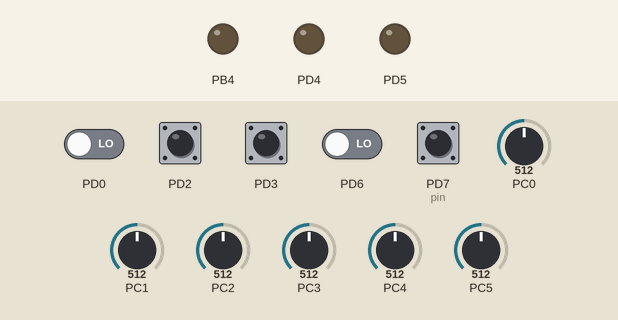
This program was run on a simulated ATmega328P, built with avr-gcc and emulated at 16 MHz. On the bench: output pins drawn as LEDs (lit = HIGH). Dashed ring = blinking. The inputs (shaded band) are chosen by the test bench; at power-on: PD2, PD3, PD7 (pin) HIGH, PD0, PD6 LOW, PC5 = 512, PC0 = 512, PC1 = 512, PC2 = 512, PC3 = 512, PC4 = 512. What the program prints to the serial monitor is not drawn.

Above: at 1.2 s.
1.3 s: PD2 pulled LOW for 0.15 s
At 1.7 s:
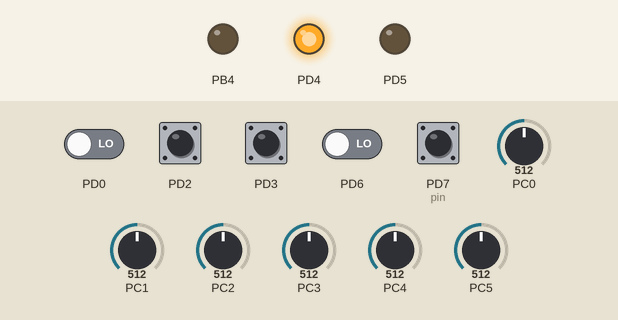
4.4 s: PC5 set to 801
7.4 s: PC5 set to 828
At 7.96 s:
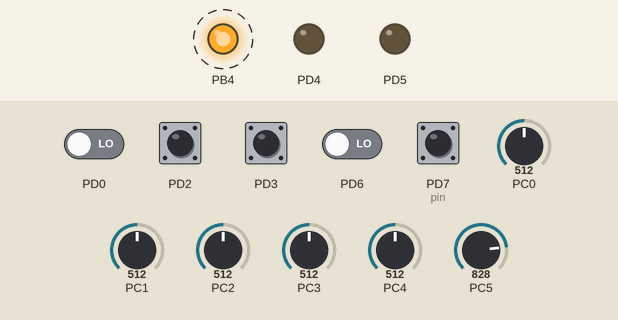
At 9.7 s:
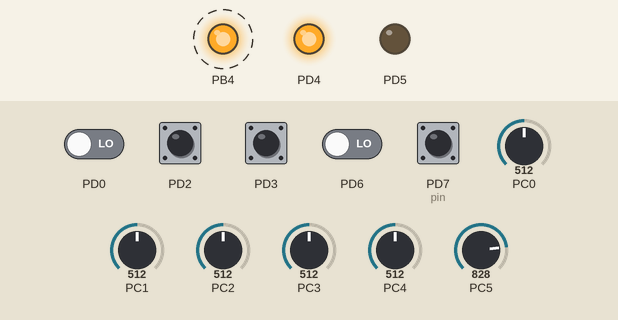
10.4 s: PD7 (pin) pulled LOW for 0.15 s
13.4 s: PD7 (pin) pulled LOW for 1 s
Timing chart, 0 to 18.4 s (numbered marks = the images above; inputs shaded):
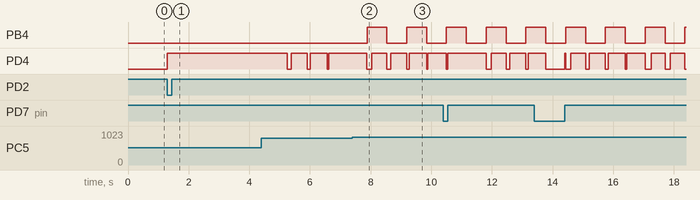

The program:

main.c
```c
#ifndef F_CPU
#define F_CPU 16000000UL
#endif

#include <avr/interrupt.h>
#include "divaces/tools.h"
#include "divaces/button.h"
#include "divaces/timers.h"
#include "divaces/servo_motor.h"
#include "divaces/DC_motor.h"
#include "divaces/USART_terminal.h"
#include "divaces/ADC_manager.h"
#include "divaces/led.h"

/* Auto-Watering (AW) units */
uint16_t AW_tankLevel = 10;
void AW_PrintTankSate();

/* Support functions */
void InitConfigs();
void TIM2_Handler();

/* Divaces in AW system */
ButtonConfigs buttonStartPomp;
ButtonConfigs buttonCloseCran;
ButtonConfigs buttonOpenCran;
ServoMotorConfigs servoMotor;
DC_MotorConfigs DC_motor;
LedConfigs troubleLed;

int main(void)
{
	/* Initialization of divaces */
	InitConfigs();
	DC_MotorInit(&DC_motor);
	USART_Init();
	ADC_Init();
	ServoMotorInit(&servoMotor);
	TIM1_Init();
	TIM2_Init();
	ButtonInit(&buttonStartPomp);
	ButtonInit(&buttonCloseCran);
	ButtonInit(&buttonOpenCran);
	sei();

	while(1) {
		/* TIM2-depended routines processing */
		if(TIM2_extraFlag) {
			TIM2_Handler();
			TIM2_extraFlag = 0;
		}

		/* Button-depended routines processing */
		if(ButtonIsPressed(&buttonStartPomp))  {
			USART_serialWriteStr("WARNING: Pomp is connected. \n\r");
			DC_MotorStart(&DC_motor);
			SN_StreamExtraFlag = 1;
			ButtonsDisable();
		} else if(ButtonIsPressed(&buttonCloseCran))  {
			USART_serialWriteStr("WARNING: Main crane is close. \n\r");	// <--
			ServoMotorRotateTo(&servoMotor, SERVO_MOTOR_CLOSE_STATE);
			ButtonsDisable();
		} else if(ButtonIsPressed(&buttonOpenCran))  {
			USART_serialWriteStr("WARNING: Main crane is open. \n\r");
			ServoMotorRotateTo(&servoMotor, SERVO_MOTOR_OPEN_STATE);
			ButtonsDisable();
		}
	}
}

void TIM2_Handler() {
	AW_PrintTankSate();

	/* Stream sensor delay calculation */
	if( SN_StreamExtraFlag &&
	++SN_StreamExtraTime >= SN_STREAM_INIT_TIME) {
		SN_StreamExtraFlag = 0;
		SN_StreamExtraTime = 0;
	}

	LedToggle(&troubleLed);

	/* Pressure sensor processing */
	if( DC_MotorIsWorking(&DC_motor) ) {
		if(!SN_PRESSURE_STATE) {
			DC_MotorStop(&DC_motor);
			USART_serialWriteStr("CRASH: Pomp stopped. ");
			LedEnable(&troubleLed);
			if(SN_PRESSURE_VAL > SN_PRESSURE_CRITICAL_HIGH_VAL) {
				USART_serialWriteStr("Big pression! \n\r");
			} else {
				USART_serialWriteStr("Pression sensor isn't working!! \n\r");
			}
		}
	}

	/* Water level sensor processing */
	SN_WATER_LVL_VAL = AW_tankLevel * 50; //here water lvl signal simulation
	if( DC_MotorIsWorking(&DC_motor) || servoMotor.state == SERVO_MOTOR_OPEN_STATE ) {
		if(!SN_WATER_LVL_STATE) {
			if(DC_MotorIsWorking(&DC_motor) && SN_WATER_LVL_VAL > SN_WATER_LVL_CRITICAL_HIGH_VAL) {
				DC_MotorStop(&DC_motor);
				USART_serialWriteStr("WARNINGG: Tank is full. Pomp is off. \n\r");
			} else if(SN_WATER_LVL_VAL < SN_WATER_LVL_CRITICAL_HIGH_VAL) {
				DC_MotorStart(&DC_motor);
				ServoMotorRotateTo(&servoMotor, SERVO_MOTOR_CLOSE_STATE);
				USART_serialWriteStr("WARNING: Tank is empty. Main crane is close, pomp is on. \n\r");	 // <--
			}
		}
	}

	/* Stream sensor processing */
	if( DC_MotorIsWorking(&DC_motor) ) {
		if(!SN_STREAM_STATE && !SN_StreamExtraFlag) {
			DC_MotorStop(&DC_motor);
			USART_serialWriteStr("CRASH: Pomp stopped. ");
			LedEnable(&troubleLed);
			if(SN_STREAM_VAL > SN_STREAM_CRITICAL_HIGH_VAL) {
				USART_serialWriteStr("Stream too high! \n\r");
			} else {
				USART_serialWriteStr("Stream is missing! \n\r");	 // <--
			}
		}
	}

	/* Tank level modification (in simulation) */
	if( DC_MotorIsWorking(&DC_motor) ) {
		AW_tankLevel+=2;
	}
	if(servoMotor.state == SERVO_MOTOR_OPEN_STATE) {
		AW_tankLevel-=1;
	}
}

/* Tank state printing */
void AW_PrintTankSate() {
	USART_serialWriteStr("INFO: TANK LEVEL - ");
	USART_serialWriteNmr(AW_tankLevel);
	USART_serialWriteStr("\n\r");
}

/* Initialization of PINs of divaces */
void InitConfigs() {
	buttonStartPomp.port = &PORTD;
	buttonStartPomp.pcmsk = &PCMSK2;
	buttonStartPomp.pin = PORTD7;
	buttonStartPomp.pcie = PCIE2;
	buttonStartPomp.pressed = 0;

	buttonCloseCran.port = &PORTD;
	buttonCloseCran.pcmsk = &PCMSK2;
	buttonCloseCran.pin = PORTD3;
	buttonCloseCran.pcie = PCIE2;
	buttonCloseCran.pressed = 0;

	buttonOpenCran.port = &PORTD;
	buttonOpenCran.pcmsk = &PCMSK2;
	buttonOpenCran.pin = PORTD2;
	buttonOpenCran.pcie = PCIE2;
	buttonOpenCran.pressed = 0;

	servoMotor.ddr = &DDRD;
	servoMotor.port = &PORTD;
	servoMotor.pin = PORTD5;

	DC_motor.ddr = &DDRD;
	DC_motor.port = &PORTD;
	DC_motor.pin = PORTD4;

	troubleLed.ddr = &DDRB;
	troubleLed.port = &PORTB;
	troubleLed.pin = PORTB4;
}

/* TIM1 interrupt for against contact bounce of buttons*/
ISR(TIMER1_COMPA_vect) {
	if( ++TIM1_extraTime >= TIM1_EXTRA_DELAY ) {
		ButtonsEnable();
		TIM1_extraTime = 0;
	}
}

/* TIM2 interrupt code pricessing every 0.5 sec*/
ISR(TIMER2_COMPA_vect) {
	if( ++TIM2_extraTime >= TIM2_EXTRA_DELAY ) {
		TIM2_extraTime = 0;
		TIM2_extraFlag = 1;
	}
}

/* ADC interrupt for ADC pin values collection*/
ISR(ADC_vect) {
	ADC_values[ADC_input_index] = ADC;
	if( ++ADC_input_index >= ADC_COUNT ) {
		ADC_input_index = 0;
	}
	ADMUX = (1 << REFS0) | ADC_input_index;
	ADC_StartConversion();
}

/* USART interrupt for messages sending to terminal */
ISR(USART_TX_vect) {
	USART_InterruptHundler();
}

/* PCINT2 interrupt for button pressing handling */
ISR(PCINT2_vect) {
	if(!ButtonsEnablingState)
	return;
	if(PIND & SH(buttonStartPomp.pin) ) {
		ButtonPress(&buttonStartPomp);
		return;
	} else {
		ButtonUnPress(&buttonStartPomp);
	}
	if(PIND & SH(buttonCloseCran.pin) ) {
		ButtonPress(&buttonCloseCran);
		return;
	} else {
		ButtonUnPress(&buttonCloseCran);
	}
	if(PIND &SH(buttonOpenCran.pin) ) {
		ButtonPress(&buttonOpenCran);
		return;
	} else {
		ButtonUnPress(&buttonOpenCran);
	}
}
```

ADC_manager.c
```c
/*
 * ADC_manager.c
 *
 * Created: 10.06.2020 21:33:11
 *  Author: ar725
 */

#include "ADC_manager.h"

void ADC_Init() {
	ADMUX = (1 << REFS0) | (1 << MUX0) | (1 << MUX2);
	ADCSRA = (1 << ADEN) | (1 << ADIE) | (1 << ADPS0) | (1 << ADPS1) | (1 << ADPS2);
	DIDR0 = (1 << ADC5D);
	ADC_StartConversion();
}

void ADC_StartConversion() {
	ADCSRA |= (1 << ADSC);
}
```

ADC_manager.h
```c
/*
 * ADC_manager.h
 *
 * Created: 10.06.2020 21:33:30
 *  Author: ar725
 */
#ifndef ADC_MANAGER_H_
#define ADC_MANAGER_H_

#include "tools.h"

#define ADC_COUNT 6
#define INIT_VAL 512

static uint16_t ADC_values[ADC_COUNT] = {INIT_VAL, INIT_VAL, INIT_VAL, INIT_VAL, INIT_VAL, INIT_VAL};
static uint8_t ADC_input_index = 0;

#define SN_TEMPERATURE_VAL ADC_values[2]
#define SN_TEMPERATURE_CRITICAL_HIGH_VAL 700
#define SN_TEMPERATURE_CRITICAL_LOW_VAL 200
#define SN_TEMPERATURE_STATE ((SN_TEMPERATURE_VAL > SN_TEMPERATURE_CRITICAL_LOW_VAL) && (SN_TEMPERATURE_VAL < SN_TEMPERATURE_CRITICAL_HIGH_VAL) )

#define SN_STREAM_VAL ADC_values[3]
#define SN_STREAM_CRITICAL_HIGH_VAL 900
#define SN_STREAM_CRITICAL_LOW_VAL 300
#define SN_STREAM_STATE ((SN_STREAM_VAL > SN_STREAM_CRITICAL_LOW_VAL) && (SN_STREAM_VAL < SN_STREAM_CRITICAL_HIGH_VAL) )
#define SN_STREAM_INIT_TIME 5
static uint8_t SN_StreamExtraTime = 0;
static uint8_t SN_StreamExtraFlag = 0;

#define SN_WATER_LVL_VAL ADC_values[4]
#define SN_WATER_LVL_CRITICAL_HIGH_VAL 1000
#define SN_WATER_LVL_CRITICAL_LOW_VAL 50
#define SN_WATER_LVL_STATE ((SN_WATER_LVL_VAL > SN_WATER_LVL_CRITICAL_LOW_VAL) && (SN_WATER_LVL_VAL < SN_WATER_LVL_CRITICAL_HIGH_VAL) )

#define SN_PRESSURE_VAL ADC_values[5]
#define SN_PRESSURE_CRITICAL_HIGH_VAL 819
#define SN_PRESSURE_CRITICAL_LOW_VAL 10
#define SN_PRESSURE_STATE ((SN_PRESSURE_VAL > SN_PRESSURE_CRITICAL_LOW_VAL) && (SN_PRESSURE_VAL < SN_PRESSURE_CRITICAL_HIGH_VAL) )


void ADC_Init();
void ADC_StartConversion();


#endif /* ADC_MANAGER_H_ */
```

CFile1.c
```c
/*
 * CFile1.c
 *
 * Created: 10.06.2020 12:51:06
 *  Author: ar725
 */
```

DC_motor.c
```c
/*
 * DC_motor.c
 *
 * Created: 09.06.2020 20:38:00
 *  Author: ar725
 */

#include "DC_motor.h"

void DC_MotorInit(DC_MotorConfigs *configs) {
	SB(*configs->ddr, configs->pin);
}

void DC_MotorStart(DC_MotorConfigs *configs) {
	SB(*configs->port, configs->pin);
}

void DC_MotorStop(DC_MotorConfigs *configs) {
	CB(*configs->port, configs->pin);
}

uint8_t DC_MotorIsWorking(DC_MotorConfigs *configs) {
	return *configs->port & SH(configs->pin);
}
```

DC_motor.h
```c
/*
 * DC_motor.h
 *
 * Created: 09.06.2020 20:37:35
 *  Author: ar725
 */


#ifndef DC_MOTOR_H_
#define DC_MOTOR_H_

#include "tools.h"

typedef struct DC_MotorConfigs {
	volatile uint8_t *ddr;
	volatile uint8_t *port;
	uint8_t pin;
} DC_MotorConfigs;

void DC_MotorInit(DC_MotorConfigs *configs);
void DC_MotorStart(DC_MotorConfigs *configs);
void DC_MotorStop(DC_MotorConfigs *configs);
uint8_t DC_MotorIsWorking(DC_MotorConfigs *configs);


#endif /* DC_MOTOR_H_ */
```

USART_terminal.c
```c
/*
 * USART_terminal.c
 *
 * Created: 09.06.2020 20:43:36
 *  Author: ar725
 */
#include "USART_terminal.h"

void USART_Init() {
	UBRR0H = (USART_BRC >> 8);
	UBRR0L = USART_BRC;

	SB(UCSR0B, TXEN0);
	SB(UCSR0B, TXCIE0);

	SB(UCSR0C, UCSZ00);
	SB(UCSR0C, UCSZ01);
}

void USART_appendSerial(char c) {
	USART_serialBuffer[USART_serialWritePos] = c;
	USART_serialWritePos++;
	if(USART_serialWritePos >= USART_TX_BUFFER_SIZE - 1) {
		USART_serialWritePos = 0;
	}
}

void USART_serialWriteStr(char *c) {
	for(uint8_t i=0; i<strlen(c); i++) {
		USART_appendSerial(c[i]);
	}
	if(UCSR0A & SH(UDRE0)) {
		UDR0 = 0;
	}
}

void  USART_serialWriteNmr(int a) {
	char str[10];
	sprintf(str, "%d", a);
	USART_serialWriteStr(str);
}


void USART_InterruptHundler() {
	if(USART_serialWritePos != USART_serialReadPos) {
		UDR0 = USART_serialBuffer[USART_serialReadPos];
		USART_serialReadPos++;
		if(USART_serialReadPos >= USART_TX_BUFFER_SIZE - 1) {
			USART_serialReadPos = 0;
		}
	}
}
```

USART_terminal.h
```c
/*
 * USART_terminal.h
 *
 * Created: 09.06.2020 20:43:54
 *  Author: ar725
 */


#ifndef USART_TERMINAL_H_
#define USART_TERMINAL_H_

#ifndef F_CPU
#define F_CPU 16000000UL
#endif

#include "tools.h"
#include <string.h>
#include <stdio.h>

#define USRAT_BUAD 9600
#define USART_BRC ((F_CPU/16/USRAT_BUAD) - 1)
#define USART_TX_BUFFER_SIZE 128

static uint8_t USART_serialBuffer[128];
static uint8_t USART_serialReadPos = 0;
static uint8_t USART_serialWritePos = 0;

void USART_Init();

void USART_serialWriteStr(char *c);
void USART_serialWriteNmr(int a);

void USART_InterruptHundler();


#endif /* USART_TERMINAL_H_ */
```

button.c
```c
/*
 * button.c
 *
 * Created: 09.06.2020 20:44:50
 *  Author: ar725
 */
#include "button.h"

void ButtonInit(ButtonConfigs *configs) {
	SB(*configs->port, configs->pin);
	SB(*configs->pcmsk, configs->pin);
	SB(PCICR, configs->pcie);
}

void ButtonPress(ButtonConfigs *configs) {
	if(ButtonsEnablingState) {
		configs->pressed = 1;
	}
}

uint8_t ButtonIsPressed(ButtonConfigs *configs) {
	return configs->pressed && ButtonsEnablingState;
}

void ButtonUnPress(ButtonConfigs *configs) {
	configs->pressed = 0;
}


void ButtonsEnable() {
	TIM1_Stop();
	ButtonsEnablingState = 1;
}
void ButtonsDisable() {
	TIM1_Start();
	ButtonsEnablingState = 0;
}
```

button.h
```c
/*
 * button.h
 *
 * Created: 09.06.2020 20:45:05
 *  Author: ar725
 */


#ifndef BUTTON_H_
#define BUTTON_H_

#include "tools.h"
#include "timers.h"

static volatile uint8_t ButtonsEnablingState = 1;

typedef struct ButtonConfigs {
	volatile uint8_t *port;
	volatile uint8_t *pcmsk;
	uint8_t pin;
	uint8_t pcie;
	volatile uint8_t pressed;
} ButtonConfigs;

void ButtonInit(ButtonConfigs *configs);

void ButtonsEnable();
void ButtonsDisable();

uint8_t ButtonIsPressed(ButtonConfigs *configs);

void ButtonUnPress(ButtonConfigs *configs);
void ButtonPress(ButtonConfigs *configs);


#endif /* BUTTON_H_ */
```

led.c
```c
/*
 * led.c
 *
 * Created: 11.06.2020 11:51:40
 *  Author: ar725
 */
#include "led.h"

void LedEnable(LedConfigs *configs) {
	SB(*configs->ddr, configs->pin);
}

void LedDisable(LedConfigs *configs) {
	CB(*configs->ddr, configs->pin);
}

void LedOn(LedConfigs *configs) {
	SB(*configs->port, configs->pin);
}

void LedOff(LedConfigs *configs) {
	CB(*configs->port, configs->pin);
}

void LedToggle(LedConfigs *configs) {
	TB(*configs->port, configs->pin);
}
```

led.h
```c
/*
 * led.h
 *
 * Created: 11.06.2020 11:51:17
 *  Author: ar725
 */


#ifndef LED_H_
#define LED_H_

#include "tools.h"

typedef struct LedConfigs {
	volatile uint8_t *ddr;
	volatile uint8_t *port;
	uint8_t pin;
} LedConfigs;

void LedEnable(LedConfigs *configs);
void LedDisable(LedConfigs *configs);
void LedOn(LedConfigs *configs);
void LedOff(LedConfigs *configs);
void LedToggle(LedConfigs *configs);


#endif /* LED_H_ */
```

pressure_sensor.c
```c
/*
 * pressure_sensor.c
 *
 * Created: 09.06.2020 20:39:37
 *  Author: ar725
 */
```

servo_motor.c
```c
/*
 * servo_motor.c
 *
 * Created: 09.06.2020 20:34:51
 *  Author: ar725
 */
#include "servo_motor.h"

void ServoMotorInit(ServoMotorConfigs *configs) {
	SB(*configs->ddr, configs->pin);
}

void ServoMotorRotateTo(ServoMotorConfigs *configs, uint16_t grade) {
	SB(*configs->port, configs->pin);
	delay_ms(grade);
	CB(*configs->port, configs->pin);
	configs->state = grade;
}
```

servo_motor.h
```c
/*
 * servo_motor.h
 *
 * Created: 09.06.2020 20:34:07
 *  Author: ar725
 */


#ifndef SERVO_MOTOR_H_
#define SERVO_MOTOR_H_

#include "tools.h"

#define SERVO_MOTOR_OPEN_STATE 360
#define SERVO_MOTOR_CLOSE_STATE 1

typedef struct ServoMotorConfigs {
	volatile uint8_t *ddr;
	volatile uint8_t *port;
	uint8_t pin;
	uint16_t state;
} ServoMotorConfigs;

void ServoMotorInit(ServoMotorConfigs *configs);
void ServoMotorRotateTo(ServoMotorConfigs *configs, uint16_t grade);


#endif /* SERVO_MOTOR_H_ */
```

temperature_sensor.c
```c
/*
 * temperature_sensor.c
 *
 * Created: 09.06.2020 20:42:29
 *  Author: ar725
 */
```

timers.c
```c
/*
 * timers.c
 *
 * Created: 10.06.2020 12:52:44
 *  Author: ar725
 */

#include "timers.h"

void TIM1_Init() {
	SB(TCCR1A, WGM11);
	OCR1A = TIM1_OCRA;

	SB(TCCR1B, CS10);
	SB(TCCR1B, CS11);
}
void TIM1_Start() {
	SB(TIMSK1, OCIE1A);
}
void TIM1_Stop() {
	CB(TIMSK1, OCIE1A);
}

void TIM2_Init() {
	SB(TCCR2A, WGM21);
	OCR2A = TIM2_OCRA;

	SB(TCCR2B, CS20);
	SB(TCCR2B, CS21);
	SB(TCCR2B, CS22);
	TIM2_Start();
}
void TIM2_Start() {
	SB(TIMSK2, OCIE2A);
}
void TIM2_Stop() {
	CB(TIMSK2, OCIE2A);
}
```

timers.h
```c
/*
 * timers.h
 *
 * Created: 10.06.2020 12:51:30
 *  Author: ar725
 */


#ifndef TIMERS_H_
#define TIMERS_H_

#include "tools.h"

#define TIM1_OCRA 1
#define TIM1_EXTRA_DELAY 100
static volatile uint16_t TIM1_extraTime = 0;
void TIM1_Init();
void TIM1_Start();
void TIM1_Stop();

#define TIM2_OCRA 255
#define TIM2_EXTRA_DELAY 40
static volatile uint8_t TIM2_extraFlag = 0;
static volatile uint16_t TIM2_extraTime = TIM2_EXTRA_DELAY - 1;
void TIM2_Init();
void TIM2_Start();
void TIM2_Stop();


#endif /* TIMERS_H_ */
```

tools.c
```c
/*
 * tools.c
 *
 * Created: 10.06.2020 17:25:30
 *  Author: ar725
 */
#include "tools.h"

void delay_ms(uint16_t count) {
	while(count--) {
		_delay_ms(0.01);

	}
}
```

tools.h
```c
/*
 * tools.h
 *
 * Created: 09.06.2020 21:13:41
 *  Author: ar725
 */


#ifndef TOOLS_H_
#define TOOLS_H_

#ifndef F_CPU
#define F_CPU 16000000UL
#endif

#include <avr/io.h>
#include <util/delay.h>

#define SH(BITx) (1 << (BITx))
#define NSH(BITx) ~(1 << (BITx))
#define SB(PORTx, BITx) ((PORTx) |= (1 << (BITx)))
#define CB(PORTx, BITx) ((PORTx) &= ~(1 << (BITx)))
#define TB(PORTx, BITx) ((PORTx) ^= (1 << (BITx)))

void delay_ms(uint16_t count);

#endif /* TOOLS_H_ */
```

Measured:
- the behaviour switches between 818 and 819 on PC5 (found by bisection; images 1 and 2)
- after the input at 1.3 s, PD4: LOW → HIGH at once
- after the input at 7.4 s, PB4: alternates HIGH for 0.66 s and LOW for 0.66 s, starting after 0.48 s
